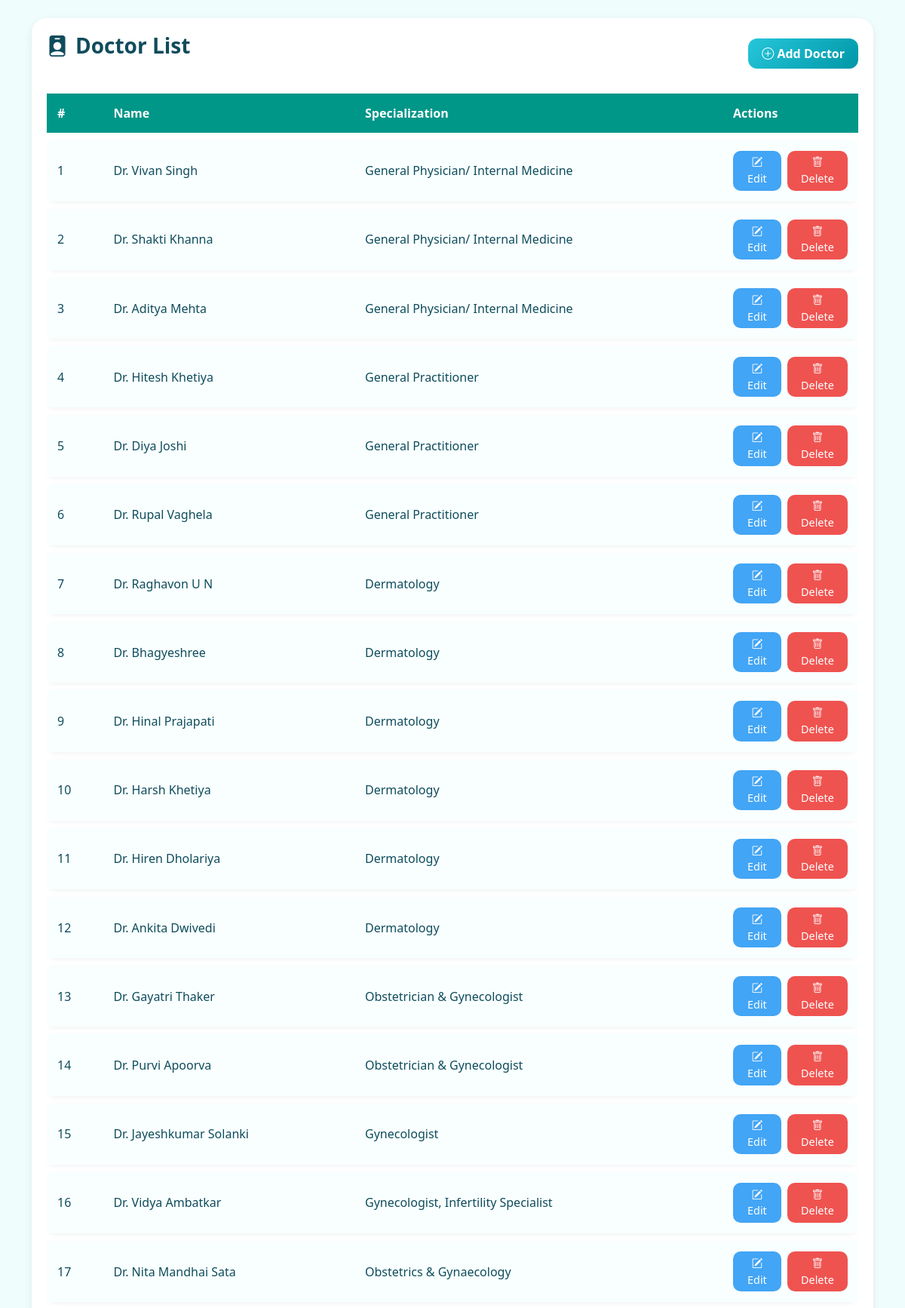
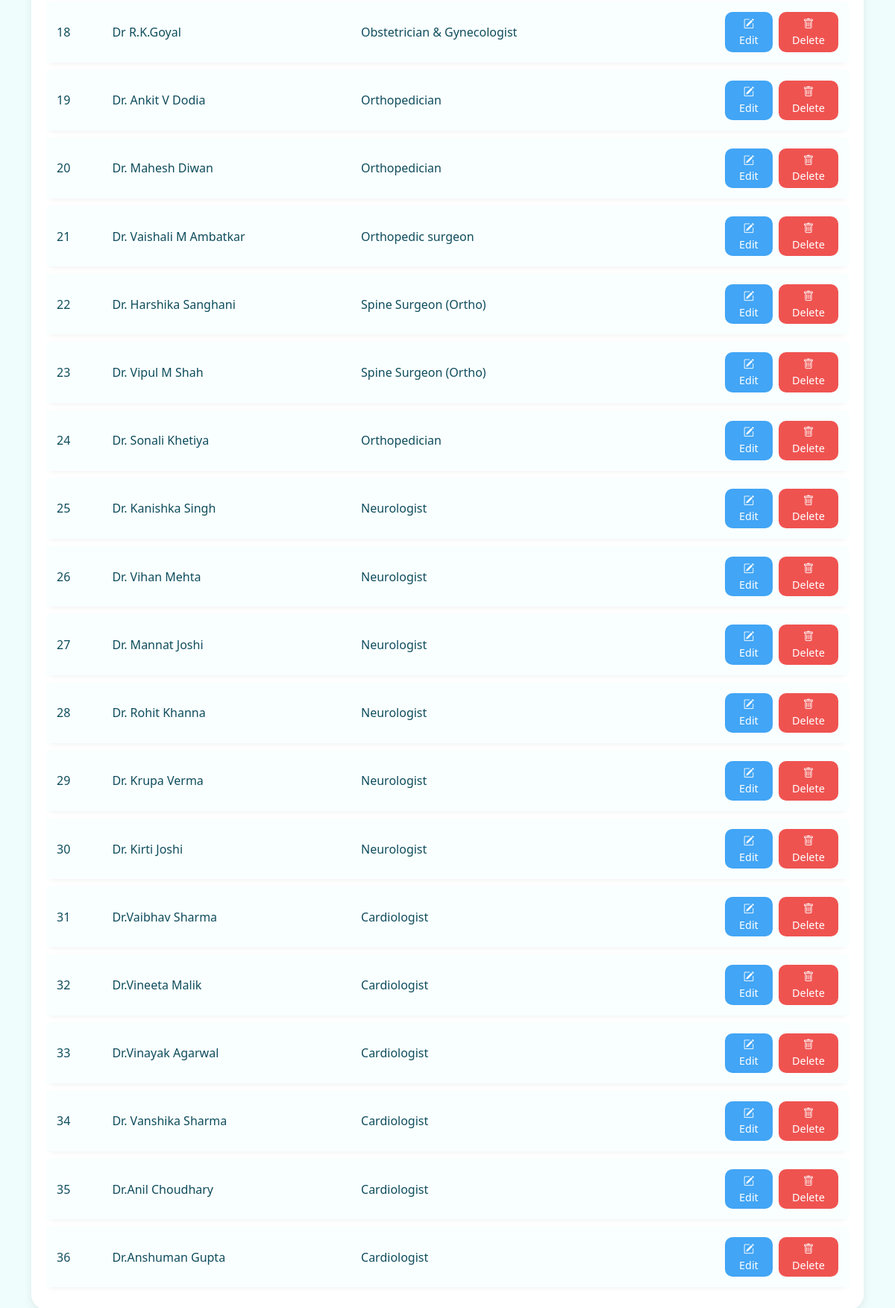
The page /admin/doctor.php on the database its author committed (2 pictures, top to bottom).
### tables this page shows
CREATE TABLE `doctors` (
  `id` int(11) NOT NULL,
  `email` varchar(100) DEFAULT NULL,
  `name` varchar(100) NOT NULL,
  `speciality` varchar(100) NOT NULL,
  `experience` varchar(50) DEFAULT NULL,
  `degree` varchar(100) NOT NULL,
  `hospital` varchar(100) DEFAULT NULL,
  `image` varchar(255) NOT NULL,
  `category_id` int(11) DEFAULT NULL
);

### admin/doctor.php (the view, shortened to what this page needs)
<?php
include("../db.php");
?>
<!DOCTYPE html>
<html lang="en">
<head>
  <link href="https://cdn.jsdelivr.net/npm/bootstrap@5.3.0/dist/css/bootstrap.min.css" rel="stylesheet">
  <link href="https://cdn.jsdelivr.net/npm/bootstrap-icons/font/bootstrap-icons.css" rel="stylesheet">
</head>
<body>
<div class="container mt-4">
  <div class="table-card">
    <div class="d-flex justify-content-between align-items-center mb-3">
      <h3 class="page-title"><i class="bi bi-person-badge-fill"></i> Doctor List</h3>
      <a href="add_doctor.php" class="btn add-btn">
        <i class="bi bi-plus-circle"></i> Add Doctor
      </a>
    </div>
    <div class="table-responsive">
      <table class="custom-table">
        <thead>
          <tr>
            <th>#</th>
            <th>Name</th>
            <th>Specialization</th>
            <th style="width: 180px;">Actions</th>
          </tr>
        </thead>
        <tbody>
          <?php
          $result = $conn->query("SELECT * FROM doctors");
          $i = 1;
          while ($row = $result->fetch_assoc()):
          ?>
          <tr>
            <td><?= $i++ ?></td>
            <td><?= htmlspecialchars($row['name']) ?></td>
            <td><?= htmlspecialchars($row['speciality'] ?: 'N/A') ?></td>
            <td>
              <div class="d-flex gap-2">
                <a href="edit_doctor.php?id=<?= $row['id'] ?>" class="btn btn-edit">
                  <i class="bi bi-pencil-square"></i> Edit
                </a>
                <a href="delete_doctor.php?id=<?= $row['id'] ?>"
                   class="btn btn-delete">
                  <i class="bi bi-trash"></i> Delete
                </a>
              </div>
            </td>
          </tr>
          <?php endwhile; ?>
        </tbody>
      </table>
    </div>
  </div>
</div>
</body>
</html>

### admin/doctor.php (style rules this page uses)
body { background: #f0fdfd; font-family: 'Segoe UI', sans-serif; color: #0f4c5c; }
.table-card { background: #ffffff; border-radius: 20px; padding: 20px; box-shadow: 0 4px 12px rgba(0,0,0,0.08); }
.page-title { display: flex; align-items: center; gap: 10px; font-weight: 700; margin-bottom: 20px; color: #0f4c5c; }
.add-btn { background: linear-gradient(135deg, #26c6da, #0097a7); color: #fff; border-radius: 12px; padding: 8px 18px; font-weight: 600; border: none; }
.custom-table { border-collapse: separate; border-spacing: 0 10px; width: 100%; }
.custom-table thead { background: #009688; color: #fff; }
.custom-table thead th { padding: 14px; border: none; font-weight: 600; }
.custom-table tbody tr { background: #f9ffff; border-radius: 12px; box-shadow: 0 2px 6px rgba(0,0,0,0.05); transition: all 0.3s ease; }
.custom-table tbody td { padding: 14px; border: none; vertical-align: middle; }
.btn-edit { background: #42a5f5; color: #fff; border-radius: 10px; padding: 5px 12px; font-size: 0.9rem; border: none; }
.btn-delete { background: #ef5350; color: #fff; border-radius: 10px; padding: 5px 12px; font-size: 0.9rem; border: none; }

### rows shown on the page
doctors: name "Dr. Vivan Singh", speciality "General Physician/ Internal Medicine"
doctors: name "Dr. Shakti Khanna", speciality "General Physician/ Internal Medicine"
doctors: name "Dr. Aditya Mehta", speciality "General Physician/ Internal Medicine"
doctors: name "Dr. Hitesh Khetiya", speciality "General Practitioner"
doctors: name "Dr. Diya Joshi", speciality "General Practitioner"
doctors: name "Dr. Rupal Vaghela", speciality "General Practitioner"
doctors: name "Dr. Raghavon U N", speciality "Dermatology"
doctors: name "Dr. Bhagyeshree", speciality "Dermatology"
doctors: name "Dr. Hinal Prajapati", speciality "Dermatology"
doctors: name "Dr. Harsh Khetiya", speciality "Dermatology"
doctors: name "Dr. Hiren Dholariya", speciality "Dermatology"
doctors: name "Dr. Ankita Dwivedi", speciality "Dermatology"
doctors: name "Dr. Gayatri Thaker", speciality "Obstetrician & Gynecologist"
doctors: name "Dr. Purvi Apoorva", speciality "Obstetrician & Gynecologist"
doctors: name "Dr. Jayeshkumar Solanki", speciality "Gynecologist"
doctors: name "Dr. Vidya Ambatkar", speciality "Gynecologist, Infertility Specialist"
doctors: name "Dr. Nita Mandhai Sata", speciality "Obstetrics & Gynaecology"
doctors: name "Dr R.K.Goyal", speciality "Obstetrician & Gynecologist"
doctors: name "Dr. Ankit V Dodia", speciality "Orthopedician"
doctors: name "Dr. Mahesh Diwan", speciality "Orthopedician"
doctors: name "Dr. Vaishali M Ambatkar", speciality "Orthopedic surgeon"
doctors: name "Dr. Harshika Sanghani", speciality "Spine Surgeon (Ortho)"
doctors: name "Dr. Vipul M Shah", speciality "Spine Surgeon (Ortho)"
doctors: name "Dr. Sonali Khetiya", speciality "Orthopedician"
doctors: name "Dr. Kanishka Singh", speciality "Neurologist"
doctors: name "Dr. Vihan Mehta", speciality "Neurologist"
doctors: name "Dr. Mannat Joshi", speciality "Neurologist"
doctors: name "Dr. Rohit Khanna", speciality "Neurologist"
doctors: name "Dr. Krupa Verma", speciality "Neurologist"
doctors: name "Dr. Kirti Joshi", speciality "Neurologist"
doctors: name "Dr.Vaibhav Sharma", speciality "Cardiologist"
doctors: name "Dr.Vineeta Malik", speciality "Cardiologist"
doctors: name "Dr.Vinayak Agarwal", speciality "Cardiologist"
doctors: name "Dr. Vanshika Sharma", speciality "Cardiologist"
doctors: name "Dr.Anil Choudhary", speciality "Cardiologist"
doctors: name "Dr.Anshuman Gupta", speciality "Cardiologist"
